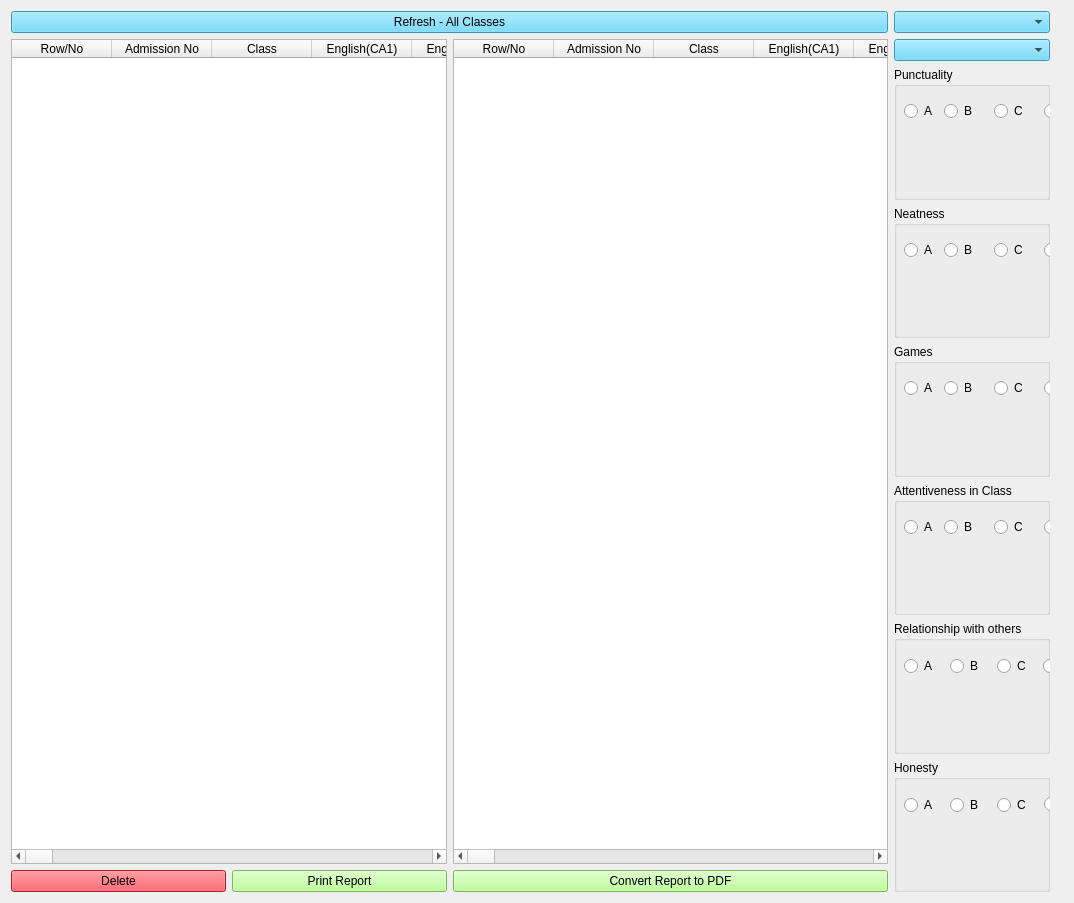
<?xml version="1.0" encoding="UTF-8"?>
<ui version="4.0">
 <class>NurScoreForm</class>
 <widget class="QWidget" name="NurScoreForm">
  <property name="geometry">
   <rect>
    <x>0</x>
    <y>0</y>
    <width>1074</width>
    <height>903</height>
   </rect>
  </property>
  <property name="windowTitle">
   <string>Nursery Classes Scores (First Term)</string>
  </property>
  <property name="windowIcon">
   <iconset>
    <normaloff>../../../../.designer/backup/score2_icon.jpg</normaloff>../../../../.designer/backup/score2_icon.jpg</iconset>
  </property>
  <property name="styleSheet">
   <string notr="true">font: 12pt &quot;MS Shell Dlg 2&quot;;

QPushButton{
background-color: rgb(170, 255, 127);
}</string>
  </property>
  <layout class="QHBoxLayout" name="horizontalLayout_6">
   <item>
    <layout class="QVBoxLayout" name="verticalLayout_3">
     <item>
      <layout class="QVBoxLayout" name="verticalLayout">
       <item>
        <widget class="QPushButton" name="switch_back_btn">
         <property name="styleSheet">
          <string notr="true">background-color: rgb(84, 210, 255);</string>
         </property>
         <property name="text">
          <string>Refresh - All Classes</string>
         </property>
        </widget>
       </item>
       <item>
        <layout class="QHBoxLayout" name="horizontalLayout">
         <item>
          <widget class="QTableWidget" name="tableWidget">
           <property name="sizePolicy">
            <sizepolicy hsizetype="Expanding" vsizetype="Expanding">
             <horstretch>0</horstretch>
             <verstretch>0</verstretch>
            </sizepolicy>
           </property>
           <property name="autoFillBackground">
            <bool>false</bool>
           </property>
           <property name="frameShape">
            <enum>QFrame::StyledPanel</enum>
           </property>
           <property name="alternatingRowColors">
            <bool>true</bool>
           </property>
           <property name="showGrid">
            <bool>true</bool>
           </property>
           <attribute name="horizontalHeaderStretchLastSection">
            <bool>false</bool>
           </attribute>
           <attribute name="verticalHeaderVisible">
            <bool>true</bool>
           </attribute>
           <column>
            <property name="text">
             <string>Row/No</string>
            </property>
           </column>
           <column>
            <property name="text">
             <string>Admission No</string>
            </property>
           </column>
           <column>
            <property name="text">
             <string>Class</string>
            </property>
           </column>
           <column>
            <property name="text">
             <string>English(CA1)</string>
            </property>
           </column>
           <column>
            <property name="text">
             <string>English(CA2)</string>
            </property>
           </column>
           <column>
            <property name="text">
             <string>English(ASS)</string>
            </property>
           </column>
           <column>
            <property name="text">
             <string>English(ATT)</string>
            </property>
           </column>
           <column>
            <property name="text">
             <string>English(EXAM)</string>
            </property>
           </column>
           <column>
            <property name="text">
             <string>English(TOTAL)</string>
            </property>
           </column>
           <column>
            <property name="text">
             <string>Maths(CA1)</string>
            </property>
           </column>
           <column>
            <property name="text">
             <string>Maths(CA2)</string>
            </property>
           </column>
           <column>
            <property name="text">
             <string>Maths(ASS)</string>
            </property>
           </column>
           <column>
            <property name="text">
             <string>Maths(ATT)</string>
            </property>
           </column>
           <column>
            <property name="text">
             <string>Maths(EXAM)</string>
            </property>
           </column>
           <column>
            <property name="text">
             <string>Maths(TOTAL)</string>
            </property>
           </column>
           <column>
            <property name="text">
             <string>IRS(CA1)</string>
            </property>
           </column>
           <column>
            <property name="text">
             <string>IRS(CA2)</string>
            </property>
           </column>
           <column>
            <property name="text">
             <string>IRS(ASS)</string>
            </property>
           </column>
           <column>
            <property name="text">
             <string>IRS(ATT)</string>
            </property>
           </column>
           <column>
            <property name="text">
             <string>IRS(EXAM)</string>
            </property>
           </column>
           <column>
            <property name="text">
             <string>IRS(TOTAL)</string>
            </property>
           </column>
           <column>
            <property name="text">
             <string>Social(CA1)</string>
            </property>
           </column>
           <column>
            <property name="text">
             <string>Social(CA2)</string>
            </property>
           </column>
           <column>
            <property name="text">
             <string>Social(ASS)</string>
            </property>
           </column>
           <column>
            <property name="text">
             <string>Social(ATT)</string>
            </property>
           </column>
           <column>
            <property name="text">
             <string>Social(EXAM)</string>
            </property>
           </column>
           <column>
            <property name="text">
             <string>Social(TOTAL)</string>
            </property>
           </column>
           <column>
            <property name="text">
             <string>Science(CA1)</string>
            </property>
           </column>
           <column>
            <property name="text">
             <string>Science(CA2)</string>
            </property>
           </column>
           <column>
            <property name="text">
             <string>Science(ASS)</string>
            </property>
           </column>
           <column>
            <property name="text">
             <string>Science(ATT)</string>
            </property>
           </column>
           <column>
            <property name="text">
             <string>Science(EXAM)</string>
            </property>
           </column>
           <column>
            <property name="text">
             <string>Science(TOTAL)</string>
            </property>
           </column>
           <column>
            <property name="text">
             <string>Handwriting(CA1)</string>
            </property>
           </column>
           <column>
            <property name="text">
             <string>Handwriting(CA2)</string>
            </property>
           </column>
           <column>
            <property name="text">
             <string>Handwriting(ASS)</string>
            </property>
           </column>
           <column>
            <property name="text">
             <string>Handwriting(ATT)</string>
            </property>
           </column>
           <column>
            <property name="text">
             <string>Handwriting(EXAM)</string>
            </property>
           </column>
           <column>
            <property name="text">
             <string>Handwriting(TOTAL)</string>
            </property>
           </column>
           <column>
            <property name="text">
             <string>Quantitative(CA1)</string>
            </property>
           </column>
           <column>
            <property name="text">
             <string>Quantitative(CA2)</string>
            </property>
           </column>
           <column>
            <property name="text">
             <string>Quantitative(ASS)</string>
            </property>
           </column>
           <column>
            <property name="text">
             <string>Quantitative(ATT)</string>
            </property>
           </column>
           <column>
            <property name="text">
             <string>Quantitative(EXAM)</string>
            </property>
           </column>
           <column>
            <property name="text">
             <string>Quantitative(TOTAL)</string>
            </property>
           </column>
           <column>
            <property name="text">
             <string>Verbal(CA1)</string>
            </property>
           </column>
           <column>
            <property name="text">
             <string>Verbal(CA2)</string>
            </property>
           </column>
           <column>
            <property name="text">
             <string>Verbal(ASS)</string>
            </property>
           </column>
           <column>
            <property name="text">
             <string>Verbal(ATT)</string>
            </property>
           </column>
           <column>
            <property name="text">
             <string>Verbal(EXAM)</string>
            </property>
           </column>
           <column>
            <property name="text">
             <string>Verbal(TOTAL)</string>
            </property>
           </column>
           <column>
            <property name="text">
             <string>Arabic(CA1)</string>
            </property>
           </column>
           <column>
            <property name="text">
             <string>Arabic(CA2)</string>
            </property>
           </column>
           <column>
            <property name="text">
             <string>Arabic(ASS)</string>
            </property>
           </column>
           <column>
            <property name="text">
             <string>Arabic(ATT)</string>
            </property>
           </column>
           <column>
            <property name="text">
             <string>Arabic(EXAM)</string>
            </property>
           </column>
           <column>
            <property name="text">
             <string>Arabic(TOTAL)</string>
            </property>
           </column>
           <column>
            <property name="text">
             <string>Quran(CA1)</string>
            </property>
           </column>
           <column>
            <property name="text">
             <string>Quran(CA2)</string>
            </property>
           </column>
           <column>
            <property name="text">
             <string>Quran(ASS)</string>
            </property>
           </column>
           <column>
            <property name="text">
             <string>Quran(ATT)</string>
            </property>
           </column>
           <column>
            <property name="text">
             <string>Quran(EXAM)</string>
            </property>
           </column>
           <column>
            <property name="text">
             <string>Quran(TOTAL)</string>
            </property>
           </column>
           <column>
            <property name="text">
             <string>Islamiyyah(CA1)</string>
            </property>
           </column>
           <column>
            <property name="text">
             <string>Islamiyyah(CA2)</string>
            </property>
           </column>
           <column>
            <property name="text">
             <string>Islamiyyah(ASS)</string>
            </property>
           </column>
           <column>
            <property name="text">
             <string>Islamiyyah(ATT)</string>
            </property>
           </column>
           <column>
            <property name="text">
             <string>Islamiyyah(EXAM)</string>
            </property>
           </column>
           <column>
            <property name="text">
             <string>Islamiyyah(TOTAL)</string>
            </property>
           </column>
           <column>
            <property name="text">
             <string>Colouring(CA1)</string>
            </property>
           </column>
           <column>
            <property name="text">
             <string>Colouring(CA2)</string>
            </property>
           </column>
           <column>
            <property name="text">
             <string>Colouring(ASS)</string>
            </property>
           </column>
           <column>
            <property name="text">
             <string>Colouring(ATT)</string>
            </property>
           </column>
           <column>
            <property name="text">
             <string>Colouring(EXAM)</string>
            </property>
           </column>
           <column>
            <property name="text">
             <string>Colouring(TOTAL)</string>
            </property>
           </column>
           <column>
            <property name="text">
             <string>All Total</string>
            </property>
           </column>
           <column>
            <property name="text">
             <string>Average</string>
            </property>
           </column>
          </widget>
         </item>
         <item>
          <widget class="QTableWidget" name="tableWidget_2">
           <property name="sizePolicy">
            <sizepolicy hsizetype="Expanding" vsizetype="Expanding">
             <horstretch>0</horstretch>
             <verstretch>0</verstretch>
            </sizepolicy>
           </property>
           <property name="autoFillBackground">
            <bool>false</bool>
           </property>
           <property name="frameShape">
            <enum>QFrame::StyledPanel</enum>
           </property>
           <property name="alternatingRowColors">
            <bool>true</bool>
           </property>
           <property name="showGrid">
            <bool>true</bool>
           </property>
           <attribute name="horizontalHeaderStretchLastSection">
            <bool>false</bool>
           </attribute>
           <attribute name="verticalHeaderVisible">
            <bool>true</bool>
           </attribute>
           <column>
            <property name="text">
             <string>Row/No</string>
            </property>
           </column>
           <column>
            <property name="text">
             <string>Admission No</string>
            </property>
           </column>
           <column>
            <property name="text">
             <string>Class</string>
            </property>
           </column>
           <column>
            <property name="text">
             <string>English(CA1)</string>
            </property>
           </column>
           <column>
            <property name="text">
             <string>English(CA2)</string>
            </property>
           </column>
           <column>
            <property name="text">
             <string>English(ASS)</string>
            </property>
           </column>
           <column>
            <property name="text">
             <string>English(ATT)</string>
            </property>
           </column>
           <column>
            <property name="text">
             <string>English(EXAM)</string>
            </property>
           </column>
           <column>
            <property name="text">
             <string>English(TOTAL)</string>
            </property>
           </column>
           <column>
            <property name="text">
             <string>Maths(CA1)</string>
            </property>
           </column>
           <column>
            <property name="text">
             <string>Maths(CA2)</string>
            </property>
           </column>
           <column>
            <property name="text">
             <string>Maths(ASS)</string>
            </property>
           </column>
           <column>
            <property name="text">
             <string>Maths(ATT)</string>
            </property>
           </column>
           <column>
            <property name="text">
             <string>Maths(EXAM)</string>
            </property>
           </column>
           <column>
            <property name="text">
             <string>Maths(TOTAL)</string>
            </property>
           </column>
           <column>
            <property name="text">
             <string>IRS(CA1)</string>
            </property>
           </column>
           <column>
            <property name="text">
             <string>IRS(CA2)</string>
            </property>
           </column>
           <column>
            <property name="text">
             <string>IRS(ASS)</string>
            </property>
           </column>
           <column>
            <property name="text">
             <string>IRS(ATT)</string>
            </property>
           </column>
           <column>
            <property name="text">
             <string>IRS(EXAM)</string>
            </property>
           </column>
           <column>
            <property name="text">
             <string>IRS(TOTAL)</string>
            </property>
           </column>
           <column>
            <property name="text">
             <string>Social(CA1)</string>
            </property>
           </column>
           <column>
            <property name="text">
             <string>Social(CA2)</string>
            </property>
           </column>
           <column>
            <property name="text">
             <string>Social(ASS)</string>
            </property>
           </column>
           <column>
            <property name="text">
             <string>Social(ATT)</string>
            </property>
           </column>
           <column>
            <property name="text">
             <string>Social(EXAM)</string>
            </property>
           </column>
           <column>
            <property name="text">
             <string>Social(TOTAL)</string>
            </property>
           </column>
           <column>
            <property name="text">
             <string>Science(CA1)</string>
            </property>
           </column>
           <column>
            <property name="text">
             <string>Science(CA2)</string>
            </property>
           </column>
           <column>
            <property name="text">
             <string>Science(ASS)</string>
            </property>
           </column>
           <column>
            <property name="text">
             <string>Science(ATT)</string>
            </property>
           </column>
           <column>
            <property name="text">
             <string>Science(EXAM)</string>
            </property>
           </column>
           <column>
            <property name="text">
             <string>Science(TOTAL)</string>
            </property>
           </column>
           <column>
            <property name="text">
             <string>Handwriting(CA1)</string>
            </property>
           </column>
           <column>
            <property name="text">
             <string>Handwriting(CA2)</string>
            </property>
           </column>
           <column>
            <property name="text">
             <string>Handwriting(ASS)</string>
            </property>
           </column>
           <column>
            <property name="text">
             <string>Handwriting(ATT)</string>
            </property>
           </column>
           <column>
            <property name="text">
             <string>Handwriting(EXAM)</string>
            </property>
           </column>
           <column>
            <property name="text">
             <string>Handwriting(TOTAL)</string>
            </property>
           </column>
           <column>
            <property name="text">
             <string>Quantitative(CA1)</string>
            </property>
           </column>
           <column>
            <property name="text">
             <string>Quantitative(CA2)</string>
            </property>
           </column>
           <column>
            <property name="text">
             <string>Quantitative(ASS)</string>
            </property>
           </column>
           <column>
            <property name="text">
             <string>Quantitative(ATT)</string>
            </property>
           </column>
           <column>
            <property name="text">
             <string>Quantitative(EXAM)</string>
            </property>
           </column>
           <column>
            <property name="text">
             <string>Quantitative(TOTAL)</string>
            </property>
           </column>
           <column>
            <property name="text">
             <string>Verbal(CA1)</string>
            </property>
           </column>
           <column>
            <property name="text">
             <string>Verbal(CA2)</string>
            </property>
           </column>
           <column>
            <property name="text">
             <string>Verbal(ASS)</string>
            </property>
           </column>
           <column>
            <property name="text">
             <string>Verbal(ATT)</string>
            </property>
           </column>
           <column>
            <property name="text">
             <string>Verbal(EXAM)</string>
            </property>
           </column>
           <column>
            <property name="text">
             <string>Verbal(TOTAL)</string>
            </property>
           </column>
           <column>
            <property name="text">
             <string>Arabic(CA1)</string>
            </property>
           </column>
           <column>
            <property name="text">
             <string>Arabic(CA2)</string>
            </property>
           </column>
           <column>
            <property name="text">
             <string>Arabic(ASS)</string>
            </property>
           </column>
           <column>
            <property name="text">
             <string>Arabic(ATT)</string>
            </property>
           </column>
           <column>
            <property name="text">
             <string>Arabic(EXAM)</string>
            </property>
           </column>
           <column>
            <property name="text">
             <string>Arabic(TOTAL)</string>
            </property>
           </column>
           <column>
            <property name="text">
             <string>Quran(CA1)</string>
            </property>
           </column>
           <column>
            <property name="text">
             <string>Quran(CA2)</string>
            </property>
           </column>
           <column>
            <property name="text">
             <string>Quran(ASS)</string>
            </property>
           </column>
           <column>
            <property name="text">
             <string>Quran(ATT)</string>
            </property>
           </column>
           <column>
            <property name="text">
             <string>Quran(EXAM)</string>
            </property>
           </column>
           <column>
            <property name="text">
             <string>Quran(TOTAL)</string>
            </property>
           </column>
           <column>
            <property name="text">
             <string>Islamiyyah(CA1)</string>
            </property>
           </column>
           <column>
            <property name="text">
             <string>Islamiyyah(CA2)</string>
            </property>
           </column>
           <column>
            <property name="text">
             <string>Islamiyyah(ASS)</string>
            </property>
           </column>
           <column>
            <property name="text">
             <string>Islamiyyah(ATT)</string>
            </property>
           </column>
           <column>
            <property name="text">
             <string>Islamiyyah(EXAM)</string>
            </property>
           </column>
           <column>
            <property name="text">
             <string>Islamiyyah(TOTAL)</string>
            </property>
           </column>
           <column>
            <property name="text">
             <string>Colouring(CA1)</string>
            </property>
           </column>
           <column>
            <property name="text">
             <string>Colouring(CA2)</string>
            </property>
           </column>
           <column>
            <property name="text">
             <string>Colouring(ASS)</string>
            </property>
           </column>
           <column>
            <property name="text">
             <string>Colouring(ATT)</string>
            </property>
           </column>
           <column>
            <property name="text">
             <string>Colouring(EXAM)</string>
            </property>
           </column>
           <column>
            <property name="text">
             <string>Colouring(TOTAL)</string>
            </property>
           </column>
           <column>
            <property name="text">
             <string>All Total</string>
            </property>
           </column>
           <column>
            <property name="text">
             <string>Average</string>
            </property>
           </column>
          </widget>
         </item>
        </layout>
       </item>
      </layout>
     </item>
     <item>
      <layout class="QHBoxLayout" name="horizontalLayout_4">
       <item>
        <layout class="QHBoxLayout" name="horizontalLayout_3">
         <item>
          <widget class="QPushButton" name="del_btn">
           <property name="styleSheet">
            <string notr="true">background-color: rgb(255, 37, 51);</string>
           </property>
           <property name="text">
            <string>Delete</string>
           </property>
          </widget>
         </item>
         <item>
          <widget class="QPushButton" name="report_gen_btn">
           <property name="styleSheet">
            <string notr="true">background-color: rgb(170, 255, 127);</string>
           </property>
           <property name="text">
            <string>Print Report</string>
           </property>
          </widget>
         </item>
        </layout>
       </item>
       <item>
        <widget class="QPushButton" name="pdf_btn">
         <property name="styleSheet">
          <string notr="true">background-color: rgb(170, 255, 127);</string>
         </property>
         <property name="text">
          <string>Convert Report to PDF</string>
         </property>
        </widget>
       </item>
      </layout>
     </item>
    </layout>
   </item>
   <item>
    <layout class="QVBoxLayout" name="verticalLayout_2">
     <item>
      <widget class="QComboBox" name="class_comboBox">
       <property name="styleSheet">
        <string notr="true">background-color: rgb(84, 210, 255);</string>
       </property>
      </widget>
     </item>
     <item>
      <widget class="QComboBox" name="stud_adm_no_comboBox">
       <property name="styleSheet">
        <string notr="true">background-color: rgb(84, 210, 255);</string>
       </property>
      </widget>
     </item>
     <item>
      <widget class="QGroupBox" name="groupBox">
       <property name="title">
        <string>Punctuality</string>
       </property>
       <widget class="QRadioButton" name="punctuality_a_radio">
        <property name="geometry">
         <rect>
          <x>10</x>
          <y>30</y>
          <width>41</width>
          <height>28</height>
         </rect>
        </property>
        <property name="text">
         <string>A</string>
        </property>
       </widget>
       <widget class="QRadioButton" name="punctuality_b_radio">
        <property name="geometry">
         <rect>
          <x>50</x>
          <y>30</y>
          <width>61</width>
          <height>28</height>
         </rect>
        </property>
        <property name="text">
         <string>B</string>
        </property>
       </widget>
       <widget class="QRadioButton" name="punctuality_c_radio">
        <property name="geometry">
         <rect>
          <x>100</x>
          <y>30</y>
          <width>41</width>
          <height>28</height>
         </rect>
        </property>
        <property name="text">
         <string>C</string>
        </property>
       </widget>
       <widget class="QRadioButton" name="punctuality_d_radio">
        <property name="geometry">
         <rect>
          <x>150</x>
          <y>30</y>
          <width>51</width>
          <height>28</height>
         </rect>
        </property>
        <property name="text">
         <string>D</string>
        </property>
       </widget>
       <widget class="QRadioButton" name="punctuality_e_radio">
        <property name="geometry">
         <rect>
          <x>200</x>
          <y>30</y>
          <width>51</width>
          <height>28</height>
         </rect>
        </property>
        <property name="text">
         <string>E</string>
        </property>
       </widget>
      </widget>
     </item>
     <item>
      <widget class="QGroupBox" name="groupBox_2">
       <property name="title">
        <string>Neatness</string>
       </property>
       <widget class="QRadioButton" name="neatness_a_radio">
        <property name="geometry">
         <rect>
          <x>10</x>
          <y>30</y>
          <width>41</width>
          <height>28</height>
         </rect>
        </property>
        <property name="text">
         <string>A</string>
        </property>
       </widget>
       <widget class="QRadioButton" name="neatness_b_radio">
        <property name="geometry">
         <rect>
          <x>50</x>
          <y>30</y>
          <width>41</width>
          <height>28</height>
         </rect>
        </property>
        <property name="text">
         <string>B</string>
        </property>
       </widget>
       <widget class="QRadioButton" name="neatness_c_radio">
        <property name="geometry">
         <rect>
          <x>100</x>
          <y>30</y>
          <width>41</width>
          <height>28</height>
         </rect>
        </property>
        <property name="text">
         <string>C</string>
        </property>
       </widget>
       <widget class="QRadioButton" name="neatness_d_radio">
        <property name="geometry">
         <rect>
          <x>150</x>
          <y>30</y>
          <width>51</width>
          <height>28</height>
         </rect>
        </property>
        <property name="text">
         <string>D</string>
        </property>
       </widget>
       <widget class="QRadioButton" name="neatness_e_radio">
        <property name="geometry">
         <rect>
          <x>200</x>
          <y>30</y>
          <width>51</width>
          <height>28</height>
         </rect>
        </property>
        <property name="text">
         <string>E</string>
        </property>
       </widget>
      </widget>
     </item>
     <item>
      <widget class="QGroupBox" name="groupBox_3">
       <property name="title">
        <string>Games</string>
       </property>
       <widget class="QRadioButton" name="games_a_radio">
        <property name="geometry">
         <rect>
          <x>10</x>
          <y>30</y>
          <width>51</width>
          <height>28</height>
         </rect>
        </property>
        <property name="text">
         <string>A</string>
        </property>
       </widget>
       <widget class="QRadioButton" name="games_b_radio">
        <property name="geometry">
         <rect>
          <x>50</x>
          <y>30</y>
          <width>51</width>
          <height>28</height>
         </rect>
        </property>
        <property name="text">
         <string>B</string>
        </property>
       </widget>
       <widget class="QRadioButton" name="games_c_radio">
        <property name="geometry">
         <rect>
          <x>100</x>
          <y>30</y>
          <width>41</width>
          <height>28</height>
         </rect>
        </property>
        <property name="text">
         <string>C</string>
        </property>
       </widget>
       <widget class="QRadioButton" name="games_d_radio">
        <property name="geometry">
         <rect>
          <x>150</x>
          <y>30</y>
          <width>41</width>
          <height>28</height>
         </rect>
        </property>
        <property name="text">
         <string>D</string>
        </property>
       </widget>
       <widget class="QRadioButton" name="games_e_radio">
        <property name="geometry">
         <rect>
          <x>200</x>
          <y>30</y>
          <width>51</width>
          <height>28</height>
         </rect>
        </property>
        <property name="text">
         <string>E</string>
        </property>
       </widget>
      </widget>
     </item>
     <item>
      <widget class="QGroupBox" name="groupBox_4">
       <property name="title">
        <string>Attentiveness in Class</string>
       </property>
       <widget class="QRadioButton" name="attentiveness_a_radio">
        <property name="geometry">
         <rect>
          <x>10</x>
          <y>30</y>
          <width>51</width>
          <height>28</height>
         </rect>
        </property>
        <property name="text">
         <string>A</string>
        </property>
       </widget>
       <widget class="QRadioButton" name="attentiveness_b_radio">
        <property name="geometry">
         <rect>
          <x>50</x>
          <y>30</y>
          <width>41</width>
          <height>28</height>
         </rect>
        </property>
        <property name="text">
         <string>B</string>
        </property>
       </widget>
       <widget class="QRadioButton" name="attentiveness_c_radio">
        <property name="geometry">
         <rect>
          <x>100</x>
          <y>30</y>
          <width>51</width>
          <height>28</height>
         </rect>
        </property>
        <property name="text">
         <string>C</string>
        </property>
       </widget>
       <widget class="QRadioButton" name="attentiveness_d_radio">
        <property name="geometry">
         <rect>
          <x>150</x>
          <y>30</y>
          <width>51</width>
          <height>28</height>
         </rect>
        </property>
        <property name="text">
         <string>D</string>
        </property>
       </widget>
       <widget class="QRadioButton" name="attentiveness_e_radio">
        <property name="geometry">
         <rect>
          <x>200</x>
          <y>30</y>
          <width>41</width>
          <height>28</height>
         </rect>
        </property>
        <property name="text">
         <string>E</string>
        </property>
       </widget>
      </widget>
     </item>
     <item>
      <widget class="QGroupBox" name="groupBox_5">
       <property name="title">
        <string>Relationship with others</string>
       </property>
       <widget class="QWidget" name="">
        <property name="geometry">
         <rect>
          <x>10</x>
          <y>30</y>
          <width>226</width>
          <height>30</height>
         </rect>
        </property>
        <layout class="QHBoxLayout" name="horizontalLayout_5">
         <item>
          <widget class="QRadioButton" name="relationship_a_radio">
           <property name="text">
            <string>A</string>
           </property>
          </widget>
         </item>
         <item>
          <widget class="QRadioButton" name="relationship_b_radio">
           <property name="text">
            <string>B</string>
           </property>
          </widget>
         </item>
         <item>
          <widget class="QRadioButton" name="relationship_c_radio">
           <property name="text">
            <string>C</string>
           </property>
          </widget>
         </item>
         <item>
          <widget class="QRadioButton" name="relationship_d_radio">
           <property name="text">
            <string>D</string>
           </property>
          </widget>
         </item>
         <item>
          <widget class="QRadioButton" name="relationship_e_radio">
           <property name="text">
            <string>E</string>
           </property>
          </widget>
         </item>
        </layout>
       </widget>
      </widget>
     </item>
     <item>
      <widget class="QGroupBox" name="groupBox_6">
       <property name="title">
        <string>Honesty</string>
       </property>
       <widget class="QRadioButton" name="honesty_d_radio">
        <property name="geometry">
         <rect>
          <x>150</x>
          <y>30</y>
          <width>41</width>
          <height>28</height>
         </rect>
        </property>
        <property name="text">
         <string>D</string>
        </property>
       </widget>
       <widget class="QRadioButton" name="honesty_e_radio">
        <property name="geometry">
         <rect>
          <x>200</x>
          <y>30</y>
          <width>41</width>
          <height>28</height>
         </rect>
        </property>
        <property name="text">
         <string>E</string>
        </property>
       </widget>
       <widget class="QWidget" name="">
        <property name="geometry">
         <rect>
          <x>10</x>
          <y>30</y>
          <width>133</width>
          <height>30</height>
         </rect>
        </property>
        <layout class="QHBoxLayout" name="horizontalLayout_2">
         <item>
          <widget class="QRadioButton" name="honesty_a_radio">
           <property name="text">
            <string>A</string>
           </property>
          </widget>
         </item>
         <item>
          <widget class="QRadioButton" name="honesty_b_radio">
           <property name="text">
            <string>B</string>
           </property>
          </widget>
         </item>
         <item>
          <widget class="QRadioButton" name="honesty_c_radio">
           <property name="text">
            <string>C</string>
           </property>
          </widget>
         </item>
        </layout>
       </widget>
      </widget>
     </item>
    </layout>
   </item>
   <item>
    <widget class="QLabel" name="name_label">
     <property name="styleSheet">
      <string notr="true">color: rgb(0, 0, 166);</string>
     </property>
     <property name="text">
      <string/>
     </property>
    </widget>
   </item>
  </layout>
 </widget>
 <resources/>
 <connections/>
</ui>
